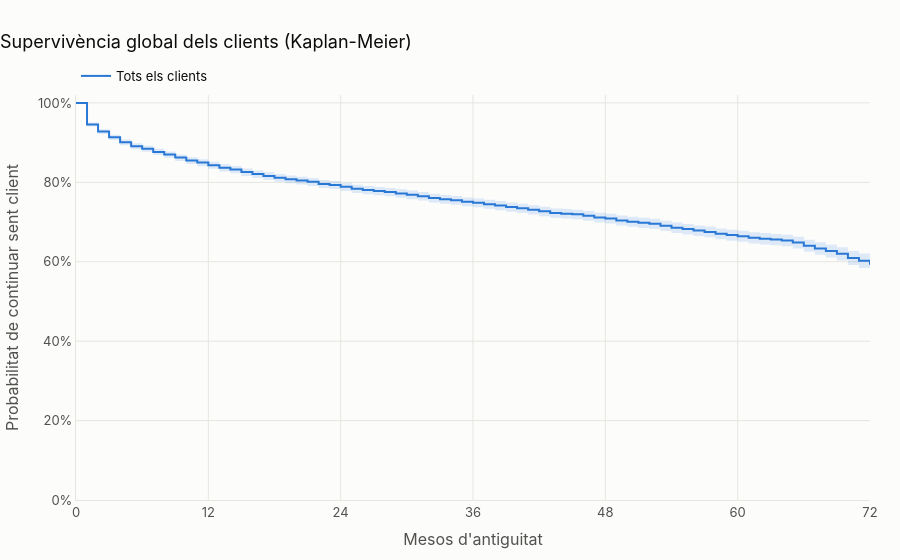

Notebook code for this chart:
### Markdown cell above
## Corba global

### Code cell
km_global = ajustar_km(df)
fig = fig_km(km_global, "Supervivència global dels clients (Kaplan-Meier)")
exportar(fig, "km_global"); fig.show()
taula_medianes(km_global)

### Figure 1 — Plotly figure (JSON) as saved in the notebook; plotly's stock layout.template omitted (floating-point values rounded to 4 significant figures; data arrays with more than 128 entries replaced by an {"elided": "..."} marker saying what was removed)
{"data": [{"fill": "toself", "fillcolor": "rgba(42,120,214,0.15)", "hoverinfo": "skip", "line": {"width": 0}, "showlegend": false, "type": "scatter", "x": {"elided": "290 float values"}, "y": {"elided": "290 float values"}}, {"hovertemplate": "<b>Tots els clients</b><br>Mes %{x}<br>S(t) = %{y:.1%}<extra></extra>", "line": {"color": "#2a78d6", "shape": "hv", "width": 2}, "mode": "lines", "name": "Tots els clients", "type": "scatter", "x": [0.0, 1.0, 2.0, 3.0, 4.0, 5.0, 6.0, 7.0, 8.0, 9.0, 10.0, 11.0, 12.0, 13.0, 14.0, 15.0, 16.0, 17.0, 18.0, 19.0, 20.0, 21.0, 22.0, 23.0, 24.0, 25.0, 26.0, 27.0, 28.0, 29.0, 30.0, 31.0, 32.0, 33.0, 34.0, 35.0, 36.0, 37.0, 38.0, 39.0, 40.0, 41.0, 42.0, 43.0, 44.0, 45.0, 46.0, 47.0, 48.0, 49.0, 50.0, 51.0, 52.0, 53.0, 54.0, 55.0, 56.0, 57.0, 58.0, 59.0, 60.0, 61.0, 62.0, 63.0, 64.0, 65.0, 66.0, 67.0, 68.0, 69.0, 70.0, 71.0, 72.0], "y": [1.0, 0.946, 0.9278, 0.9137, 0.901, 0.8911, 0.8848, 0.8767, 0.8699, 0.8624, 0.8549, 0.8497, 0.8432, 0.8366, 0.8324, 0.8258, 0.8207, 0.816, 0.8115, 0.808, 0.8045, 0.8012, 0.796, 0.7934, 0.7887, 0.784, 0.7809, 0.7781, 0.7755, 0.7722, 0.7687, 0.7651, 0.7607, 0.7574, 0.7546, 0.751, 0.7485, 0.7448, 0.7415, 0.7379, 0.7345, 0.7308, 0.727, 0.7228, 0.7211, 0.7194, 0.7158, 0.7116, 0.7088, 0.7041, 0.7009, 0.6982, 0.6954, 0.6905, 0.6857, 0.6823, 0.6784, 0.6752, 0.6706, 0.6671, 0.6644, 0.6606, 0.6581, 0.6561, 0.6538, 0.6485, 0.6404, 0.6336, 0.6269, 0.6201, 0.6097, 0.6028, 0.5928]}], "layout": {"font": {"color": "#52514e", "family": "Inter, Segoe UI, sans-serif", "size": 13}, "hoverlabel": {"bgcolor": "white", "font": {"color": "#0b0b0b"}}, "hovermode": "x unified", "legend": {"font": {"color": "#0b0b0b"}, "orientation": "h", "x": 0, "xanchor": "left", "y": 1.01, "yanchor": "bottom"}, "margin": {"b": 60, "l": 60, "r": 30, "t": 95}, "paper_bgcolor": "#fcfcfb", "plot_bgcolor": "#fcfcfb", "separators": ",.", "title": {"font": {"color": "#0b0b0b", "size": 18}, "text": "Supervivència global dels clients (Kaplan-Meier)", "x": 0, "xanchor": "left"}, "xaxis": {"dtick": 12, "gridcolor": "#e6e5e0", "linecolor": "#e6e5e0", "range": [0, 72], "title": {"font": {"color": "#52514e"}, "text": "Mesos d'antiguitat"}, "zeroline": false}, "yaxis": {"gridcolor": "#e6e5e0", "linecolor": "#e6e5e0", "range": [0, 1.02], "tickformat": ".0%", "title": {"font": {"color": "#52514e"}, "text": "Probabilitat de continuar sent client"}, "zeroline": false}}}
